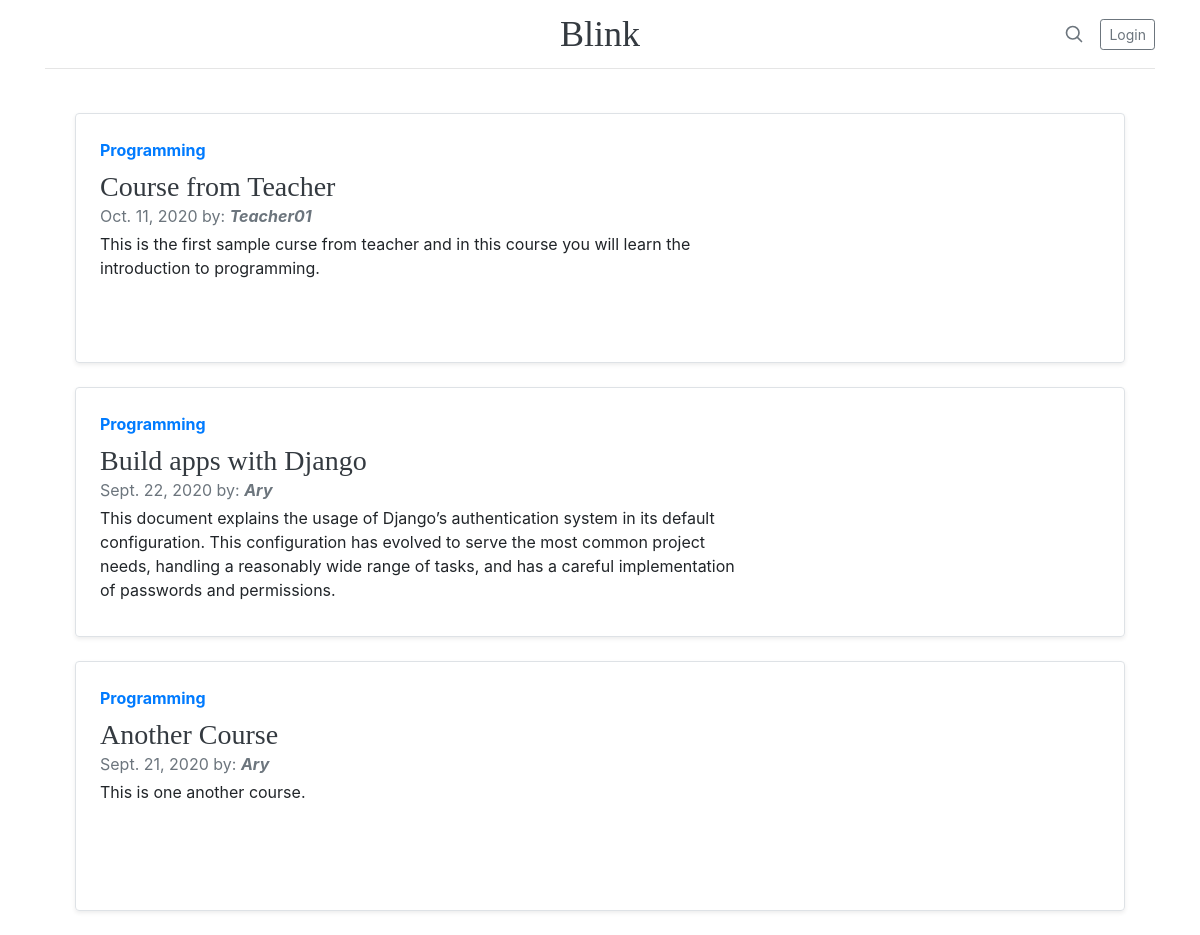
Screenshot of /courses/category/programming with the database file from the repository.
### courses/models.py (models this page shows, shortened)
class Course(models.Model):
    owner = models.ForeignKey(Account,
                              related_name='courses_created',
                              on_delete=models.CASCADE)
    subject = models.ForeignKey(Subject,
                                related_name='courses',
                                on_delete=models.CASCADE)
    title = models.CharField(max_length=200)
    slug = models.SlugField(max_length=200, unique=True)
    overview = models.TextField()
    created = models.DateTimeField(auto_now_add=True)
    students = models.ManyToManyField(Account,
                                      related_name='courses_joined',
                                      blank=True)
    course_image = models.ImageField(upload_to='images')
    class Meta:
        ordering = ['-created']

class Subject(models.Model):
    title = models.CharField(max_length=200)
    slug = models.SlugField(max_length=200, unique=True)
    class Meta:
        ordering = ('title',)
    def __str__(self):
        return self.title

### users/models.py (models this page shows, shortened)
class Account(AbstractBaseUser, PermissionsMixin):
    email = models.EmailField(verbose_name='email', max_length=60, unique=True)
    fullname = models.CharField(max_length=30, unique=True)
    is_instructor = models.BooleanField(default=False)
    date_join = models.DateTimeField(verbose_name='date joined', auto_now_add=True)
    last_login = models.DateTimeField(verbose_name='last login', auto_now_add=True)
    is_admin = models.BooleanField(default=False)
    is_active = models.BooleanField(default=False)
    is_staff = models.BooleanField(default=False)
    is_superuser = models.BooleanField(default=False)
    USERNAME_FIELD = 'email'
    REQUIRED_FIELDS = ['fullname']
    objects = MyAccountManager()

### courses/views.py (the view)
# urls.py: path('category/<slug>', course_by_subject, name='courses-by-subject')
def course_by_subject(request, slug):
    if request.method == 'GET':
        context = {}
        try:
            courses = Course.objects.filter(subject__slug=slug)
            context['courses'] = courses
            return render(request, 'courses/courses_by_subject.html', context)
        except ObjectDoesNotExist:
            messages.add_message(request, messages.WARNING, 'Could not found any course.')
            return redirect(reverse_lazy('home'))

### courses/templates/courses/courses_by_subject.html (shortened to what this page needs)
{% extends 'base.html' %}
{% block content %}
{% if courses %}
    {% for course in courses %}
        <div class="col-md-12">
            <div class="row no-gutters border rounded overflow-hidden flex-md-row mb-4 shadow-sm h-md-250 position-relative">
                <div class="col p-4 d-flex flex-column position-static">
                    <strong class="d-inline-block mb-2 text-primary">{{ course.subject }}</strong>
                    <a href="{% url 'courses:course-detail' course.slug %}" class="text-dark">
                        <h3 class="mb-0">{{ course.title }}</h3></a>
                    <div class="mb-1 text-muted">{{ course.created|date }} <span>by:</span>
                        <b><i>{{ course.owner.fullname }}</i></b></div>
                    <p class="card-text">{{ course.overview }}</p>
                </div>
                <div class="col-auto d-none d-lg-block">
                </div>
            </div>
        </div>
    {% endfor %}
{% else %}
    <h2>Could not found any course under this subject.
        <a href="{% url 'home' %}" class="text-danger">Go back</a></h2>
{% endif %}
</div>
{% endblock %}

### assets/css/style.css (style rules this page uses)
h1, h2, h3, h4, h5, h6 { font-family: "Playfair Display", Georgia, "Times New Roman", serif; }
@media (min-width: 768px) { .h-md-250 { height: 250px; } }

### rows the page displays
Course: subject "Programming", title "Course from Teacher", created "Oct. 11, 2020", owner.fullname "Teacher01", overview "This is the first sample curse from teacher and in this course you will learn the introduction to programming."
Course: subject "Programming", title "Build apps with Django", created "Sept. 22, 2020", owner.fullname "Ary", overview "This document explains the usage of Django’s authentication system in its default configuration. This configuration has evolved to serve the most common project needs, handling a reasonably wide range of tasks, and has a careful implementation of passwords and permissions."
Course: subject "Programming", title "Another Course", created "Sept. 21, 2020", owner.fullname "Ary", overview "This is one another course."
